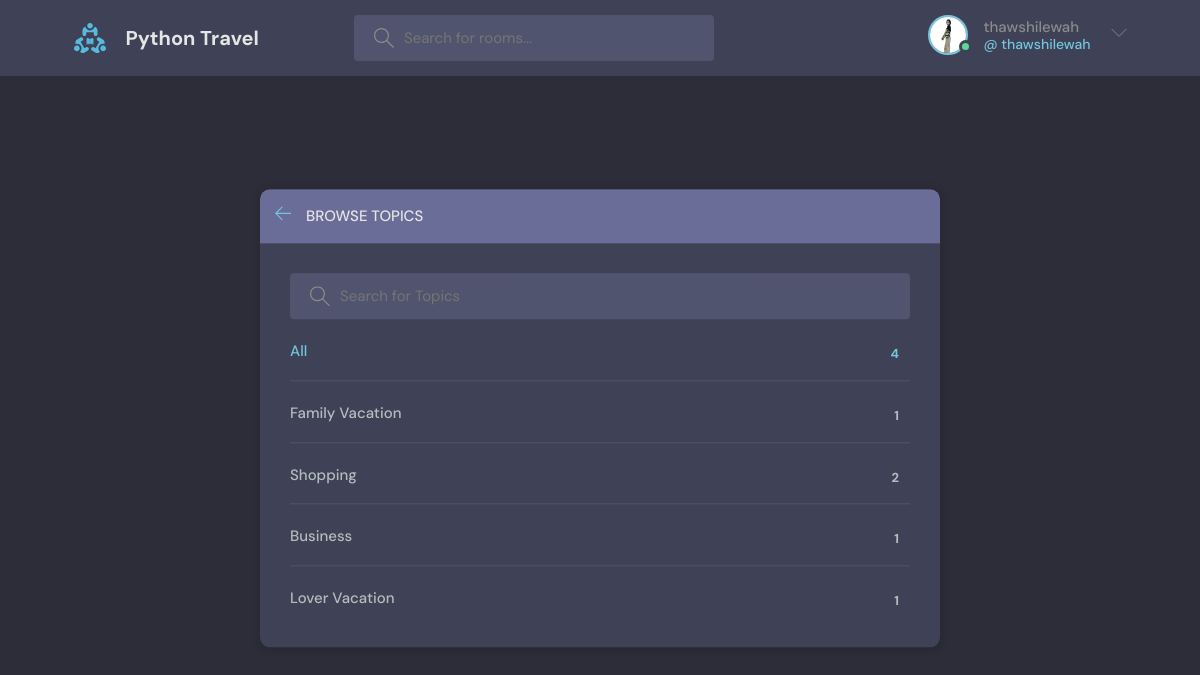
/mobile-topic/ (signed in), run on the app's committed database.
### place/models.py (models this page shows)
class User(AbstractUser):
    name = models.CharField(max_length=200, null=True)
    email = models.EmailField(null=True, unique=True)
    avatar = models.ImageField(null=True, default="avatar.svg")
    bio = models.TextField(null=True)
    USERNAME_FIELD = 'email'
    REQUIRED_FIELDS = []

class Topic(models.Model):
    name = models.CharField(max_length=200)
    def __str__(self):
        return self.name

### place/views.py (the view)
# urls.py: path('mobile-topic/', views.topicpage, name="mobile-topics"),
def topicpage(request):
    q = request.GET.get('q') if request.GET.get('q') != None else ''
    topics = Topic.objects.filter(name__icontains=q)
    return render(request, 'place/mobile_topics.html', {'topics': topics})

### place/templates/place/mobile_topics.html (shortened to what this page needs)
{% extends 'main.html' %}
{% block content %}
    <main class="create-room layout">
      <div class="container">
        <div class="layout__box">
          <div class="layout__boxHeader">
            <div class="layout__boxTitle">
              <a href="{% url 'home' %}">
                <svg version="1.1" xmlns="http://www.w3.org/2000/svg" width="32" height="32" viewBox="0 0 32 32">
                  <title>arrow-left</title>
                  <path
                    d="M13.723 2.286l-13.723 13.714 13.719 13.714 1.616-1.611-10.96-10.96h27.625v-2.286h-27.625l10.965-10.965-1.616-1.607z"
                  ></path>
                </svg>
              </a>
              <h3>Browse Topics</h3>
            </div>
          </div>
          <div class="topics-page layout__body">
            <form class="header__search" method="GET" action="">
              <label>
                <input name="q" placeholder="Search for Topics" />
              </label>
            </form>
            <ul class="topics__list">
              <li>
                <a href="{% url 'mobile-topics' %}" class="active">All <span>{{topics.count}}</span></a>
              </li>
              {% for topic in topics %}
              <li>
                <a href="{% url 'home' %}?q={{topic.name}}">{{topic}} <span>{{topic.places_set.all.count}}</span></a>
              </li>
              {% endfor %}
            </ul>
          </div>
        </div>
      </div>
    </main>
{% endblock %}

### templates/nav.html (shortened to what this page needs)
{% load static %}
<header class="header header--loggedIn">
      <div class="container">
        <a href="{% url 'home' %}" class="header__logo">
          <img src="{% static 'images/logo.svg' %}"/>
          <h1>Python Travel</h1>
        </a>
        <form class="header__search" method="GET" action="{% url 'home' %}">
          <label>
            <input name="q" placeholder="Search for rooms..." />
          </label>
        </form>
        <nav class="header__menu">
          {% if request.user.is_authenticated %}
          <div class="header__user">
            <a href="{% url 'user-profile' user.id %}">
              <div class="avatar avatar--medium active">
                <img src="{{request.user.avatar.url}}" />
              </div>
              <p>{{request.user.username}}<span>@ {{request.user.username}}</span></p>
            </a>
            <button class="dropdown-button">
              <svg version="1.1" xmlns="http://www.w3.org/2000/svg" width="32" height="32" viewBox="0 0 32 32">
                <title>chevron-down</title>
                <path d="M16 21l-13-13h-3l16 16 16-16h-3l-13 13z"></path>
              </svg>
            </button>
          </div>
          {% else %}
          <a href="{% url 'login' %}">
            <img src="{% static 'images/avatar.svg' %}" />
            <p>Login</p>
          </a>
          {% endif %}
        </nav>
      </div>
    </header>

### static/style/style.css (style rules this page uses)
:root { --color-main: #71c6dd; --color-main-light: #e1f6fb; --color-dark: #3f4156; --color-dark-medium: #51546e; --color-dark-light: #696d97; --color-light: #e5e5e5; --color-gray: #8b8b8b; --color-light-gray: #b2bdbd; --color-bg: #2d2d39; --color-success: #5dd693; --color-error: #fc4b0b; }
* { font-family: "DM Sans", -apple-system, BlinkMacSystemFont, "Segoe UI", Roboto, Oxygen, Ubuntu, Cantarell, "Open Sans", "Helvetica Neue", sans-serif; margin: 0; padding: 0; box-sizing: border-box; text-rendering: optimizeLegibility; font-size: inherit; }
html { font-size: 56.25%; }
@media only screen and (min-width: 1200px) { html { font-size: 62.5%; } }
body { line-height: 1.6; font-weight: 400; font-size: 1.5rem; color: var(--color-light-gray); background-color: var(--color-bg); min-height: 100vh; }
img { width: 100%; }
a { display: inline-block; color: var(--color-main); text-decoration: none; }
.container { max-width: 120rem; width: 90%; margin: auto; }
.avatar { position: relative; display: inline-block; border-radius: 50%; border: 2px solid var(--color-main); }
.avatar img { display: block; border-radius: 50%; object-fit: cover; object-position: center; }
.avatar::after { content: ""; display: block; position: absolute; background-color: var(--color-gray); z-index: 111; border-radius: 50%; border: 0.3rem solid var(--color-dark); }
.avatar.active::after { background-color: var(--color-success); }
.avatar.avatar--medium img { width: 3.6rem; height: 3.6rem; border-radius: 50%; }
.avatar.avatar--medium:after { width: 0.7rem; height: 0.7rem; bottom: 0px; right: -6px; }
.header { padding: 1.5rem; background-color: var(--color-dark); }
.header > .container { display: flex; gap: 9.5rem; }
.header__logo, .header__user { display: flex; gap: 2rem; align-items: center; }
.header__logo > img { height: 3.2rem; width: 3.2rem; }
.header__logo > h1 { font-weight: 700; font-size: 2rem; color: var(--color-light); }
.header__search > label { background-color: var(--color-dark-medium); padding: 1.3rem 1rem; display: flex; align-items: center; gap: 1rem; border-radius: 4px; }
.header__search svg { fill: var(--color-gray); width: 2rem; height: 2rem; margin-left: 1rem; }
.header__search input { width: 30rem; background: transparent; border: none; outline: none; color: var(--color-light); }
.header__menu { margin-left: auto; position: relative; }
.header__menu a { display: flex; gap: 1.5rem; align-items: center; font-weight: 500; text-decoration: none; color: var(--color-gray); }
.header__menu img { height: 3.6rem; }
.header__menu p { line-height: 1.2; }
.header__menu span { color: var(--color-main); font-weight: 500; font-size: 1.4rem; display: block; }
.header__menu svg { width: 1.6rem; height: 1.6rem; fill: var(--color-dark-light); }
.dropdown-button { background: transparent; border: 0; outline: 0; cursor: pointer; }
.layout { margin-top: 2.4rem; }
.layout > .container { display: flex; justify-content: space-between; align-items: flex-start; }
.layout__box { width: 90%; max-width: 48rem; min-height: 40rem; position: absolute; top: 50%; left: 50%; transform: translate(-50%, -46%); background-color: var(--color-dark); border-radius: 1rem; box-shadow: 1px 1px 6px 3px rgba(0, 0, 0, 0.1); overflow: hidden; }
.layout__boxHeader { display: flex; padding: 1.5rem; background-color: var(--color-dark-light); }
.layout__boxTitle { display: flex; gap: 1.5rem; align-items: center; }
.layout__boxTitle h3 { text-transform: uppercase; font-weight: 500; color: var(--color-light); }
.layout__boxTitle svg { width: 1.6rem; height: 1.6rem; fill: var(--color-main); }
.layout__body { margin: 3rem; }
.topics__list { list-style: none; }
.topics__list li a { display: flex; justify-content: space-between; margin-bottom: 3rem; font-weight: 500; color: var(--color-light-gray); transition: all 0.3s ease-in-out; }
.topics__list li a.active, .topics__list li a:hover { color: var(--color-main); }
.topics__list li a span { padding: 0.5rem 1rem; background-color: var(--color-dark); border-radius: 3px; font-size: 1.3rem; font-weight: 700; letter-spacing: 1px; }
.topics-page .topics__list li:not(:last-child) a { margin: 2rem 0; padding-bottom: 1rem; text-decoration: none; border-bottom: 1px solid var(--color-dark-medium); }
.topics-page .header__search { display: block; }
.create-room.layout .layout__box { max-width: 68rem; }

### data on the page
User: user.avatar (picture), user.username "thawshilewah"
Topic: name "Family Vacation", places_set.all.count "1"
Topic: name "Shopping", places_set.all.count "2"
Topic: name "Business", places_set.all.count "1"
Topic: name "Lover Vacation", places_set.all.count "1"

### other printed values
{{ topics.count }} "4"
